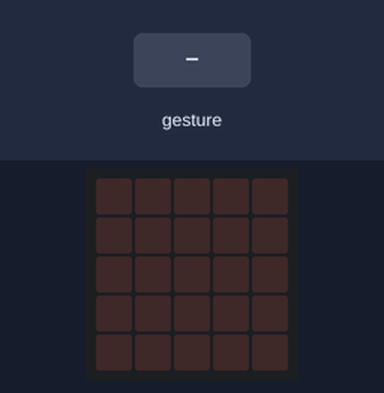
Bench run of a program on a simulated BBC micro:bit (MakeCode). Shown: the board's 5×5 LED display. The test bench sets the inputs (shaded band). A tilt is held for 1.5 s and a shake lasts 1 s, then the board lies face up again.

Above: at 1.2 s.
1.3 s: gesture 'shake'
At 1.67 s:
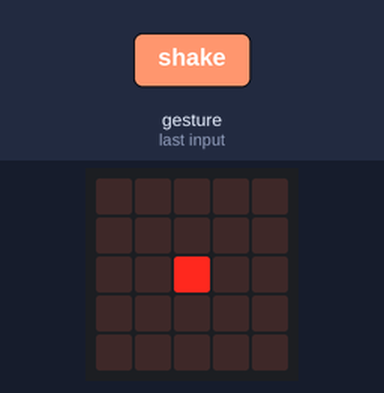
4.3 s: gesture 'tilt right'
At 4.57 s:
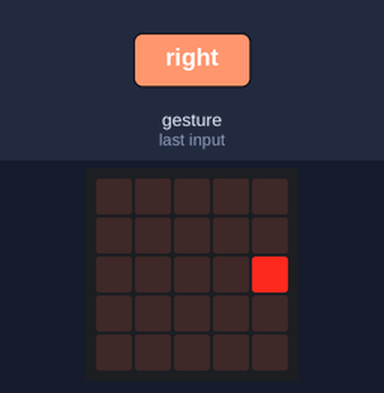
7.3 s: gesture 'tilt left'
At 7.58 s:
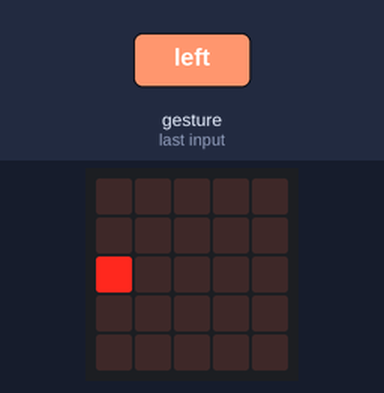
10.3 s: gesture 'logo up'
At 10.58 s:
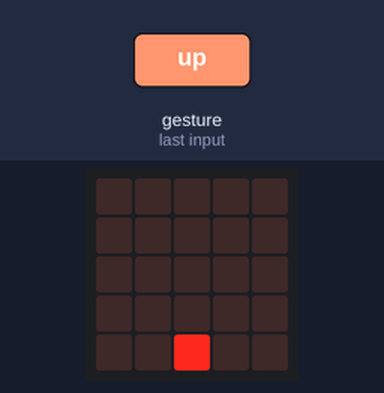
13.3 s: gesture 'logo down'
At 13.58 s:
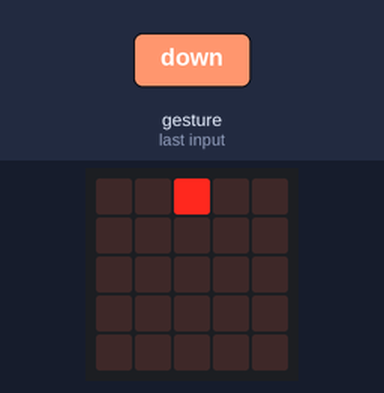
Timing chart, 0 to 16.3 s (numbered marks = the images above; inputs shaded):
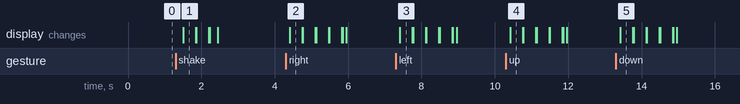

Measured:
- after the input at 1.3 s, the display: changes after 0.20 s (image 1)
- after the input at 4.3 s, the display: changes after 0.11 s (image 2)
- after the input at 7.3 s, the display: changes after 0.11 s (image 3)
- after the input at 10.3 s, the display: changes after 0.12 s (image 4)
- after the input at 13.3 s, the display: changes after 0.12 s (image 5)

The program:

main.ts
```typescript
basic.forever(function () {
    if (input.isGesture(Gesture.Shake)) {
        led.plot(2, 2)
        basic.pause(100)
        led.unplot(2, 2)
    }
    if (input.isGesture(Gesture.TiltRight)) {
        led.plot(4, 2)
        basic.pause(100)
        led.unplot(4, 2)
    }
    if (input.isGesture(Gesture.TiltLeft)) {
        led.plot(0, 2)
        basic.pause(100)
        led.unplot(0, 2)
    }
    if (input.isGesture(Gesture.LogoUp)) {
        led.plot(2, 4)
        basic.pause(100)
        led.unplot(2, 4)
    }
    if (input.isGesture(Gesture.LogoDown)) {
        led.plot(2, 0)
        basic.pause(100)
        led.unplot(2, 0)
    }
})
```

test.ts
```typescript
// aquí va el archivo "tests"; esto no se compilará cuando este paquete se utilice como una extensión.
```
